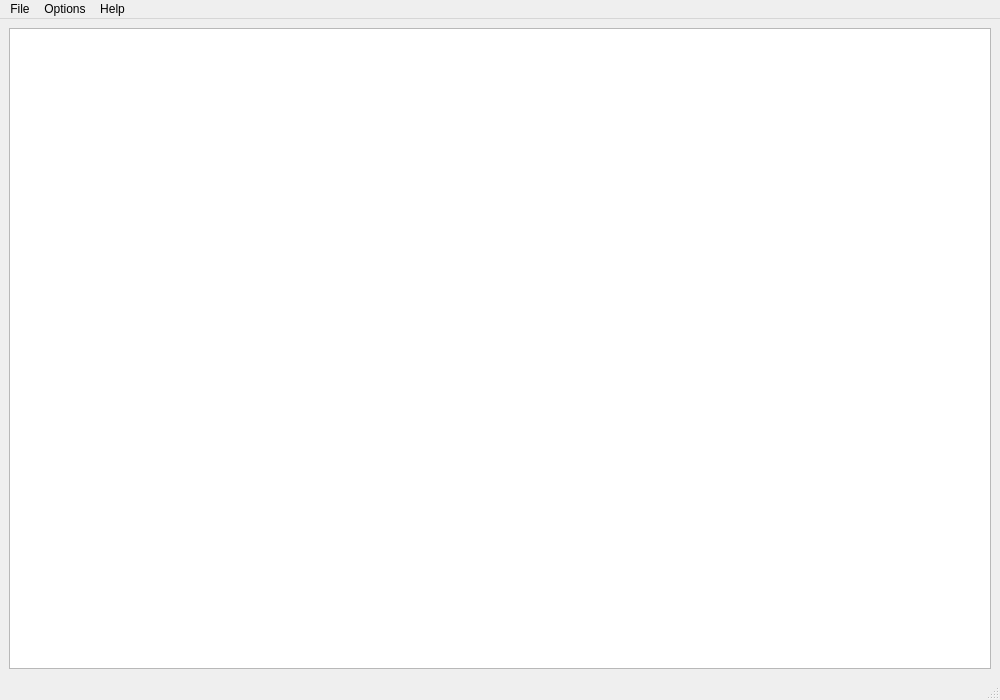
<?xml version="1.0" encoding="UTF-8"?>
<ui version="4.0">
 <class>MainWindow</class>
 <widget class="QMainWindow" name="MainWindow">
  <property name="geometry">
   <rect>
    <x>0</x>
    <y>0</y>
    <width>1000</width>
    <height>700</height>
   </rect>
  </property>
  <property name="windowTitle">
   <string>VAPScontrol</string>
  </property>
  <widget class="QWidget" name="centralwidget">
   <layout class="QGridLayout" name="gridLayout">
    <item row="0" column="0">
     <widget class="GraphicsView" name="graphicsView"/>
    </item>
   </layout>
  </widget>
  <widget class="QMenuBar" name="menubar">
   <property name="geometry">
    <rect>
     <x>0</x>
     <y>0</y>
     <width>1000</width>
     <height>22</height>
    </rect>
   </property>
   <widget class="QMenu" name="menuFile">
    <property name="title">
     <string>File</string>
    </property>
    <addaction name="actionOpen_APS"/>
    <addaction name="actionOpen_SPS"/>
    <addaction name="separator"/>
    <addaction name="actionExit"/>
   </widget>
   <widget class="QMenu" name="menuOptions">
    <property name="title">
     <string>Options</string>
    </property>
    <addaction name="actionLimits"/>
    <addaction name="actionColor_Size"/>
   </widget>
   <widget class="QMenu" name="menuHelp">
    <property name="title">
     <string>Help</string>
    </property>
    <addaction name="actionAbout"/>
    <addaction name="actionAbout_VAPScontrol"/>
   </widget>
   <addaction name="menuFile"/>
   <addaction name="menuOptions"/>
   <addaction name="menuHelp"/>
  </widget>
  <widget class="QStatusBar" name="statusBar"/>
  <action name="actionOpen_APS">
   <property name="text">
    <string>Open APS</string>
   </property>
  </action>
  <action name="actionExit">
   <property name="text">
    <string>Exit</string>
   </property>
  </action>
  <action name="actionLimits">
   <property name="text">
    <string>Limits</string>
   </property>
  </action>
  <action name="actionOpen_SPS">
   <property name="text">
    <string>Open SPS</string>
   </property>
  </action>
  <action name="actionColor_Size">
   <property name="text">
    <string>Appearance</string>
   </property>
  </action>
  <action name="actionAbout">
   <property name="text">
    <string>About author</string>
   </property>
  </action>
  <action name="actionAbout_VAPScontrol">
   <property name="text">
    <string>About VAPScontrol</string>
   </property>
  </action>
 </widget>
 <customwidgets>
  <customwidget>
   <class>GraphicsView</class>
   <extends>QGraphicsView</extends>
   <header>GraphicsView.hpp</header>
  </customwidget>
 </customwidgets>
 <resources/>
 <connections/>
</ui>
